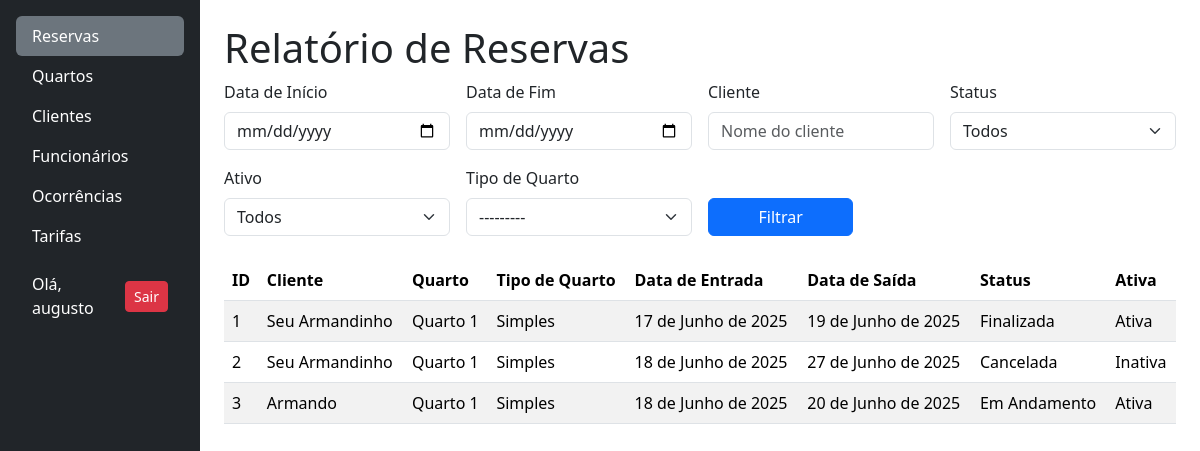
Page /relatorio/ (signed in) on the earlier database version.
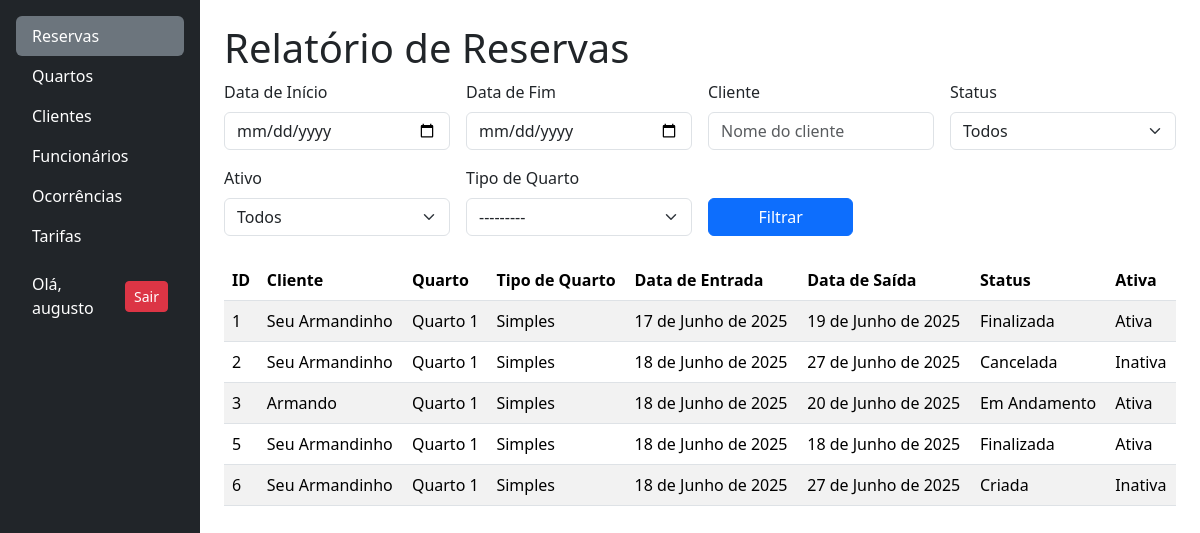
Same page on the later database version.
### reservas/models.py (models this page shows, shortened)
class Reserva(models.Model):
    data_entrada = models.DateField()
    data_saida = models.DateField()
    cliente = models.ForeignKey(Cliente, on_delete=models.RESTRICT)
    funcionario = models.ForeignKey(User, on_delete=models.RESTRICT)
    quarto = models.ForeignKey(Quarto, on_delete=models.RESTRICT)
    criada_em = models.DateTimeField(auto_now_add=True)
    status = models.CharField(
        max_length=20,
        choices=STATUS_RESERVA_CHOICES,
        default='criada',
    )
    ativa = models.BooleanField(default=True)

### clientes/models.py (models this page shows, shortened)
class Cliente(models.Model):
    nome = models.CharField(max_length=50, blank=False)
    email = models.EmailField(max_length=254, blank=False)
    telefone = models.CharField(max_length=11, blank=False)
    cpf = models.CharField(max_length=11, unique=True, blank=False)
    endereco = models.CharField(
        max_length=50, blank=False, verbose_name="Endereço")
    cep = models.CharField(max_length=8, blank=False)
    ativo = models.BooleanField(default=True)

### quartos/models.py (models this page shows)
class Quarto(models.Model):
    numero = models.IntegerField(
        unique=True,
        verbose_name="Número do Quarto"
    )
    andar = models.IntegerField(
        verbose_name="Andar do Quarto"
    )
    descricao = models.TextField(
        blank=True,
        null=True,
        verbose_name="Descrição do Quarto"
    )
    status = models.CharField(
        choices=QUARTO_STATUS_CHOICES,
        max_length=25,
        blank=False,
        verbose_name="Status Atual"
    )
    tipo = models.ForeignKey(
        TipoQuarto,
        on_delete=models.RESTRICT,
        verbose_name="Tipo de Quarto"
    )
    def __str__(self):
        return f"Quarto {self.numero}"

class TipoQuarto(models.Model):
    nome = models.CharField(max_length=100, unique=True, blank=False)
    descricao = models.TextField(max_length=400, blank=True, null=True)
    capacidade = models.IntegerField(verbose_name="Capacidade", blank=False)
    def __str__(self):
        return f"{self.nome}"

### reservas/views.py (the view, shortened to what this page needs)
# urls.py: path('relatorio/', views.gerar_relatorio_reservas, name='relatorio_reservas'),
@login_required
def gerar_relatorio_reservas(request):
    form = RelatorioReservas(request.GET or None)
    reservas = Reserva.objects.select_related(
        'cliente', 'quarto', 'funcionario').all()
    for reserva in reservas:
        reserva.nome_status = STATUS_MAP.get(
            reserva.status, 'Desconhecido')
    context = {
        'form': form,
        'reservas': reservas,
    }
    return render(request, 'reservas/relatorio_reservas.html', context)

### reservas/templates/reservas/relatorio_reservas.html
{% extends 'base.html' %}
{% block content %}
<h1>Relatório de Reservas</h1>
<form method="get" action="" class="mb-4">
    <div class="row g-3">
        <div class="col-md-3">
            <label for="{{ form.data_inicio.id_for_label }}" class="form-label">{{ form.data_inicio.label }}</label>
            {{ form.data_inicio }}
        </div>
        <div class="col-md-3">
            <label for="{{ form.data_fim.id_for_label }}" class="form-label">{{ form.data_fim.label }}</label>
            {{ form.data_fim }}
        </div>
        <div class="col-md-3">
            <label for="{{ form.cliente.id_for_label }}" class="form-label">{{ form.cliente.label }}</label>
            {{ form.cliente }}
        </div>
        <div class="col-md-3">
            <label for="{{ form.status.id_for_label }}" class="form-label">{{ form.status.label }}</label>
            {{ form.status }}
        </div>
        <div class="col-md-3">
            <label for="{{ form.ativo.id_for_label }}" class="form-label">{{ form.ativo.label }}</label>
            {{ form.ativo }}
        </div>
        <div class="col-md-3">
            <label for="{{ form.quarto.id_for_label }}" class="form-label">{{ form.quarto.label }}</label>
            {{ form.quarto }}
        </div>
        <div class="col-md-2">
            <label class="form-label d-block">&nbsp;</label>
            <button type="submit" class="btn btn-primary w-100">Filtrar</button>
        </div>
    </div>
</form>
<div class="table-responsive mt-4">
    <table class="table table-striped">
        <thead>
            <tr>
                <th>ID</th>
                <th>Cliente</th>
                <th>Quarto</th>
                <th>Tipo de Quarto</th>
                <th>Data de Entrada</th>
                <th>Data de Saída</th>
                <th>Status</th>
                <th>Ativa</th>
            </tr>
        </thead>
        <tbody>
            {% for reserva in reservas %}
            <tr>
                <td>{{ reserva.id }}</td>
                <td>{{ reserva.cliente.nome }}</td>
                <td>{{ reserva.quarto }}</td>
                <td>{{ reserva.quarto.tipo.nome }}</td>
                <td>{{ reserva.data_entrada }}</td>
                <td>{{ reserva.data_saida }}</td>
                <td>{{ reserva.nome_status }}</th>
                <td>{{ reserva.ativa|yesno:"Ativa,Inativa" }}</td>
            </tr>
            {% empty %}
            <tr>
                <td colspan="6" class="text-center">Nenhum registro de reserva encontrado.</td>
            </tr>
            {% endfor %}
        </tbody>
    </table>
</div>
{% endblock %}

### templates/base.html (shortened to what this page needs)
<!DOCTYPE html>
<html lang="en">
<head>
    <link href="https://cdn.jsdelivr.net/npm/bootstrap@5.3.6/dist/css/bootstrap.min.css" rel="stylesheet"
>
</head>
<body class="d-flex flex-column min-vh-100">
        <div class="container-fluid flex-grow-1">
        <div class="row h-100">
           {% include "partials/_menu.html" %}
            <main class="col-md-9 ms-sm-auto col-lg-10 px-md-4 pt-4 mb-4">
                {% block content %}
                {% endblock %}
            </main>
        </div>
    </div>
</body>
</html>

### templates/partials/_menu_itens.html
<ul class="nav nav-pills flex-column mb-auto">
    <li>
        <a href="{% url 'reservas:reservas' %}"
           class="nav-link text-white {% if request.resolver_match.app_name == 'reservas' %}active bg-secondary{% endif %}">
            Reservas
        </a>
    </li>
    <li>
        <a href="{% url 'quartos' %}"
           class="nav-link text-white {% if '/quartos/' in request.path %}active bg-secondary{% endif %}">
            Quartos
        </a>
    </li>
    <li>
        <a href="{% url 'clientes' %}"
           class="nav-link text-white {% if '/clientes/' in request.path %}active bg-secondary{% endif %}">
            Clientes
        </a>
    </li>
    <li>
        <a href="{% url 'funcionarios' %}"
           class="nav-link text-white {% if '/funcionarios/' in request.path %}active bg-secondary{% endif %}">
            Funcionários
        </a>
    </li>
    <li>
        <a href="#" class="nav-link text-white {% if request.resolver_match.url_name == 'ocorrencias' %}active bg-secondary{% endif %}">
            Ocorrências
        </a>
    </li>
    <li>
        <a href="#" class="nav-link text-white {% if request.resolver_match.url_name == 'tarifas' %}active bg-secondary{% endif %}">
            Tarifas
        </a>
    </li>
     {% if user.is_authenticated %}
        <li class="mt-3">
            <div class="d-flex align-items-center gap-2 px-3 text-white">
                <span>Olá, {{ user.username }}</span>
                <a href="{% url 'logout' %}" class="btn btn-danger btn-sm ms-auto">Sair</a>
                </div>
        </li>
    {% endif %}
</ul>

### templates/partials/_menu.html
<nav id="sidebarMenu"
     class="col-md-3 col-lg-2 d-none d-md-block bg-dark text-white collapse show h-100 p-3">
    {% include "partials/_menu_itens.html" %}
</nav>

### templates/base.html (style rules this page uses)
html, body { height: 100%; margin: 0; }

Differences in the rows shown:
added Reserva: id "5", cliente.nome "Seu Armandinho", quarto "Quarto 1", quarto.tipo.nome "Simples", data_entrada "18 de Junho de 2025", data_saida "18 de Junho de 2025", nome_status "Finalizada", ativa "Ativa"
added Reserva: id "6", cliente.nome "Seu Armandinho", quarto "Quarto 1", quarto.tipo.nome "Simples", data_entrada "18 de Junho de 2025", data_saida "27 de Junho de 2025", nome_status "Criada", ativa "Inativa"
